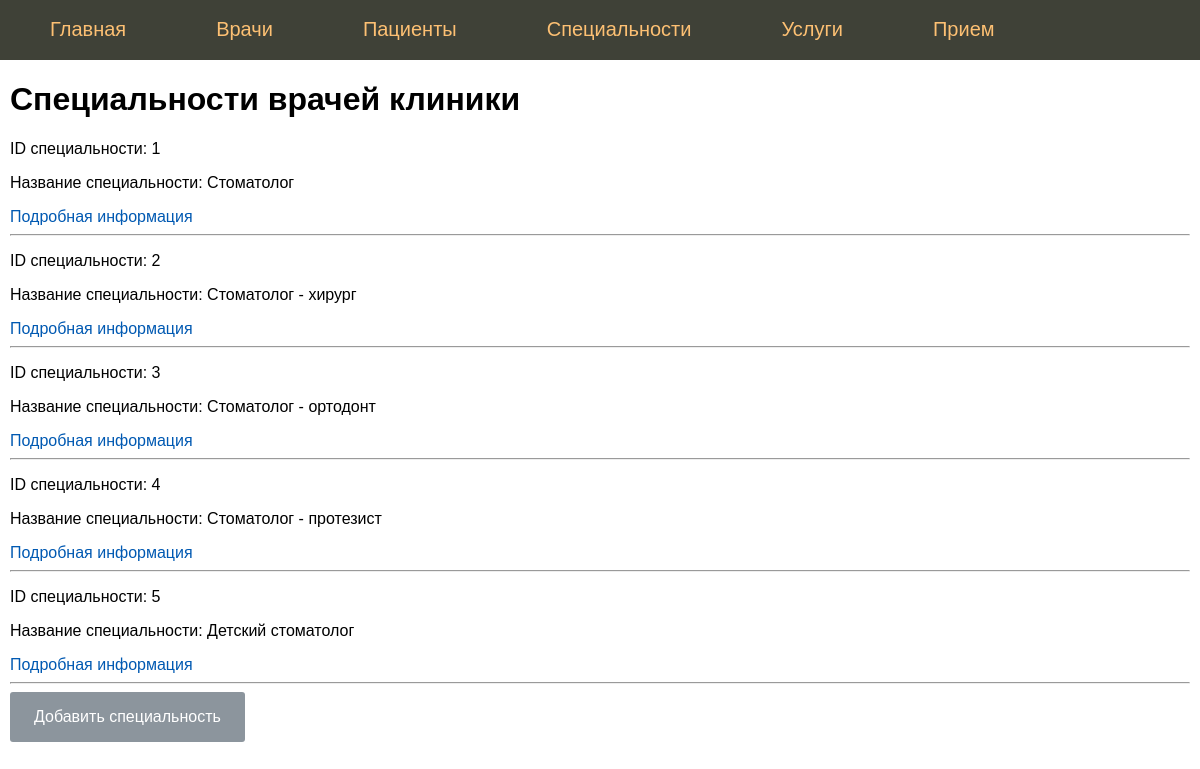
The page /specialties on the database its author committed.
### app.py (models this page shows, shortened)
class Specialties(db.Model):
    id = db.Column(db.Integer, primary_key=True)
    name = db.Column(db.String(50), unique=True, nullable=False)
    spec = db.relationship('Doctors', backref='specialties', uselist=False)

### app.py (the view)
@app.route("/specialties")
def show_specialties():
    specialties = Specialties.query.order_by(Specialties.id).all()
    return render_template('specialties.html', title="Специальности", specialties=specialties)

### templates/specialties.html
{% extends 'layout.html' %}
{% block content %}
<h1>Специальности врачей клиники</h1>
{% for sp in specialties %}
<div>
    <p>ID специальности: {{sp.id}}</p>
    <p>Название специальности: {{sp.name}}</p>
    <a href="/specialties/{{sp.id}}">Подробная информация</a>
    <hr>
</div>
{% endfor %}
<a class="btn-create" href="/create-speciality">Добавить специальность</a>
{% endblock %}

### static/css/styles.css (style rules this page uses)
html, body { font-family: 'Arial'; margin: 0; padding: 0; height: 100%; width: 100%; }
.btn-create { display: inline-block; background: #8C959D; color: #fff; padding: 1rem 1.5rem; text-decoration: none; border-radius: 3px; }
a { color: #0059b2; text-decoration: none; }

### rows shown on the page
Specialties: id "1", name "Стоматолог"
Specialties: id "2", name "Стоматолог - хирург"
Specialties: id "3", name "Стоматолог - ортодонт"
Specialties: id "4", name "Стоматолог - протезист"
Specialties: id "5", name "Детский стоматолог"
